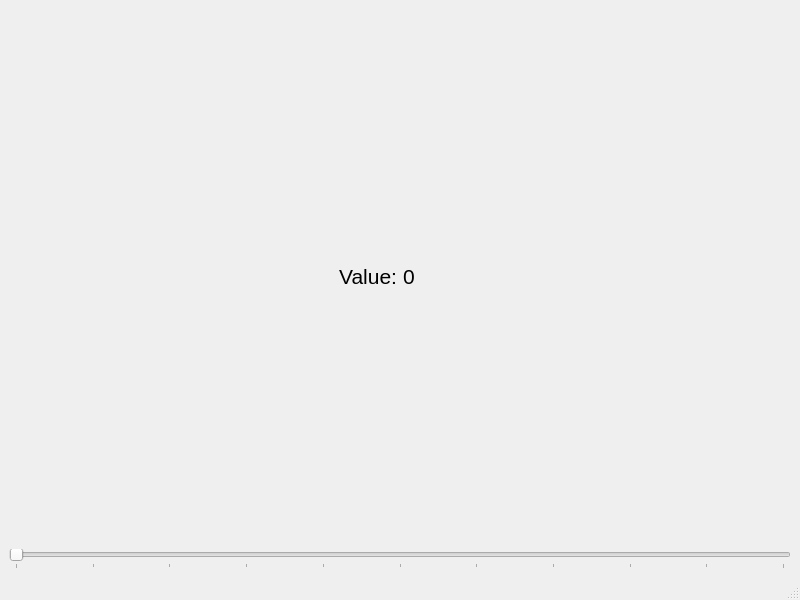
<?xml version="1.0" encoding="UTF-8"?>
<ui version="4.0">
 <class>MainWindow</class>
 <widget class="QMainWindow" name="MainWindow">
  <property name="geometry">
   <rect>
    <x>0</x>
    <y>0</y>
    <width>800</width>
    <height>600</height>
   </rect>
  </property>
  <property name="windowTitle">
   <string>MainWindow</string>
  </property>
  <widget class="QWidget" name="centralwidget">
   <layout class="QVBoxLayout" name="verticalLayout">
    <item>
     <layout class="QHBoxLayout" name="horizontalLayout">
      <item>
       <widget class="QLabel" name="label">
        <property name="font">
         <font>
          <pointsize>16</pointsize>
         </font>
        </property>
        <property name="text">
         <string>Value:</string>
        </property>
        <property name="alignment">
         <set>Qt::AlignRight|Qt::AlignTrailing|Qt::AlignVCenter</set>
        </property>
       </widget>
      </item>
      <item>
       <widget class="QLabel" name="labelNumericValue">
        <property name="font">
         <font>
          <pointsize>16</pointsize>
         </font>
        </property>
        <property name="text">
         <string>0</string>
        </property>
       </widget>
      </item>
     </layout>
    </item>
    <item>
     <widget class="QSlider" name="horizontalSlider">
      <property name="maximum">
       <number>100</number>
      </property>
      <property name="orientation">
       <enum>Qt::Horizontal</enum>
      </property>
      <property name="tickPosition">
       <enum>QSlider::TicksBelow</enum>
      </property>
      <property name="tickInterval">
       <number>10</number>
      </property>
     </widget>
    </item>
   </layout>
  </widget>
  <widget class="QMenuBar" name="menubar">
   <property name="geometry">
    <rect>
     <x>0</x>
     <y>0</y>
     <width>800</width>
     <height>25</height>
    </rect>
   </property>
  </widget>
  <widget class="QStatusBar" name="statusbar"/>
 </widget>
 <resources/>
 <connections/>
</ui>
